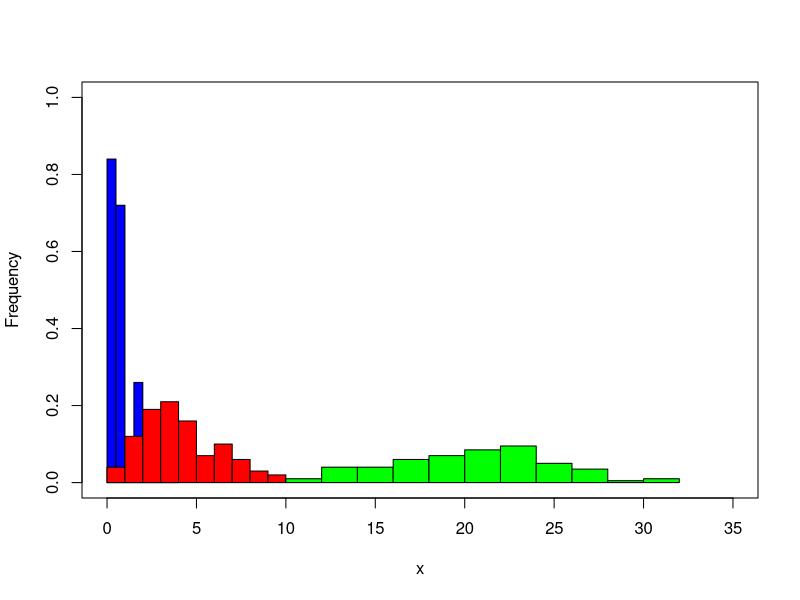
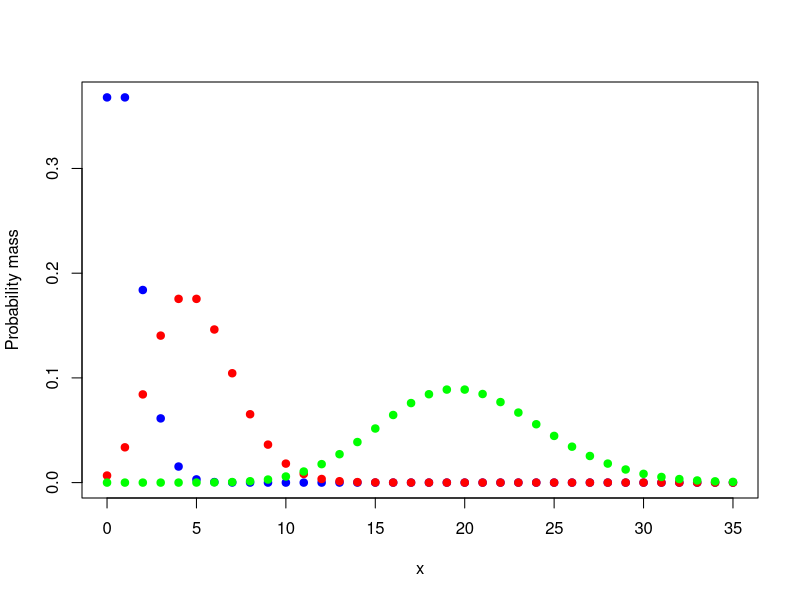
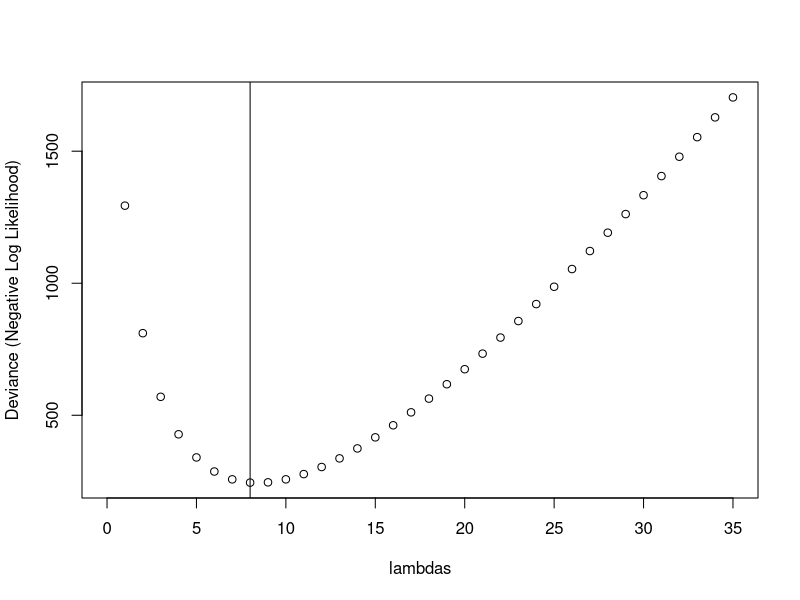

Reproduce these figures in R, in order.
## ---- chunk 1
rpois(n=100, lambda=1)
## ---- chunk 2
  plot(c(0,35), c(0,1), type="n",
       xlab="x", ylab="Frequency")
  
  hist(rpois(n=100, lambda=1), add=T, freq=FALSE, col="blue")
  hist(rpois(n=100, lambda=5), add=T, freq=FALSE, col="red")
  hist(rpois(n=100, lambda=20), add=T, freq=FALSE, col="green")
## ---- chunk 3
  plot(0:35, dpois(0:35, lambda=1), 
       col="blue", pch=19, 
       ylab="Probability mass",
       xlab="x")
  points(0:35, dpois(0:35, lambda=5), col="red", pch=19)
  points(0:35, dpois(0:35, lambda=20), col="green", pch=19)
## ---- chunk 4
x <- rpois(n=100, lambda=8)
x
## ---- chunk 5
  deviance.function <- function(x, lambda)
  {
    LL <- dpois(x, lambda, log=TRUE) # the log likelihood
    deviance <- -sum(LL)
    return(deviance)
  }
## ---- chunk 6
  deviance.function(x, lambda=10)
## ---- chunk 7
  lambdas <- 0:35
  deviances <- numeric(36) # empty numeric vector
  
  for(i in 1:36)
  {
    deviances[i] <- deviance.function(x, lambdas[i])  
  }
## ---- chunk 8
  deviances
## ---- chunk 9
MLE <- lambdas[which.min(deviances)] 
MLE
## ---- chunk 10
plot(lambdas, deviances, ylab="Deviance (Negative Log Likelihood)")
abline(v=MLE)
